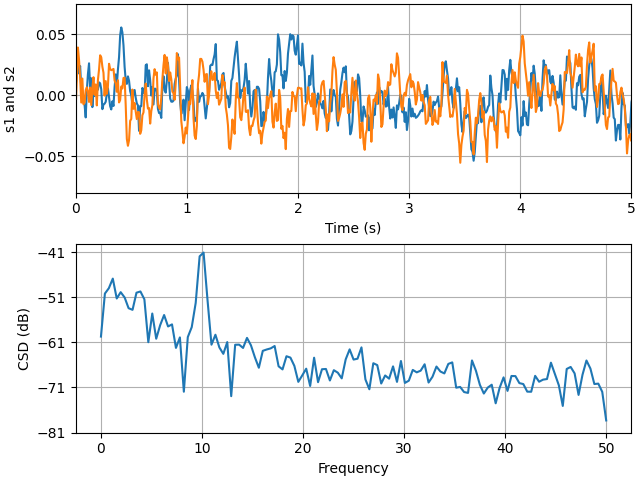

Source code (Python):
import matplotlib.pyplot as plt
import numpy as np

fig, (ax1, ax2) = plt.subplots(2, 1, layout='constrained')

dt = 0.01
t = np.arange(0, 30, dt)

# Fixing random state for reproducibility
np.random.seed(19680801)


nse1 = np.random.randn(len(t))                 # white noise 1
nse2 = np.random.randn(len(t))                 # white noise 2
r = np.exp(-t / 0.05)

cnse1 = np.convolve(nse1, r, mode='same') * dt   # colored noise 1
cnse2 = np.convolve(nse2, r, mode='same') * dt   # colored noise 2

# two signals with a coherent part and a random part
s1 = 0.01 * np.sin(2 * np.pi * 10 * t) + cnse1
s2 = 0.01 * np.sin(2 * np.pi * 10 * t) + cnse2

ax1.plot(t, s1, t, s2)
ax1.set_xlim(0, 5)
ax1.set_xlabel('Time (s)')
ax1.set_ylabel('s1 and s2')
ax1.grid(True)

cxy, f = ax2.csd(s1, s2, NFFT=256, Fs=1. / dt)
ax2.set_ylabel('CSD (dB)')

def get_rich_png_meta( w_in, h_in, plt ):
    text= []
    # find the first figure
    for fig_num in plt.get_fignums():
        fig = plt.figure(fig_num)
        if len(fig.axes)>0:
            break        
    #w_in, h_in = fig.get_size_inches()
    #dpi = fig.dpi
    canvasJson= '{ "size":[%d,%d], \n  "plots": [' % ( w_in, h_in )
    text.append(canvasJson)    
    plots= []
    for ax in fig.axes:
            bbox = ax.get_position()
            print(bbox)
            #w_in, h_in = fig.get_size_inches()
            #dpi = fig.dpi
            x0 = bbox.x0 * w_in 
            y0 = bbox.y0 * h_in 
            x1 = bbox.x1 * w_in 
            y1 = bbox.y1 * h_in 
            print( '%.2f %.2f ' % ( y0, y1 ), ax.get_ylabel())
            y0 = h_in - y0 # flip so that 0,0 is upper-left
            y1 = h_in - y1
            y1,y0=y0,y1
            print( '%.2f %.2f ' % ( y0, y1 ), ax.get_ylabel(), 'flip')            
            xlim= ax.get_xlim()
            xaxis= '{ "label": "%s", "min":%s, "max":%s, "units":"", "left":%.1f, "right":%.1f, "type":"lin" }' \
                % ( ax.get_xlabel(), xlim[0], xlim[1], x0, x1 )
            ylim= ax.get_ylim()
            yaxis= '{ "label": "%s", "min":%s, "max":%s, "units":"", "top":%.1f, "bottom":%.1f, "type":"lin" }' \
                % ( ax.get_ylabel(), ylim[0], ylim[1], y0, y1 )
            plotJson = '{ "title":"%s",\n "xaxis":%s,\n "yaxis":%s }' % ( ax.get_title(), xaxis, yaxis )
            
            plots.append(plotJson)
    text.append( ',\n'.join(plots) )
    text.append(' ], ')
    text.append( '"numberOfPlots":%d' % len(fig.axes)  )
    text.append('}')
    print('\n'.join(text))
    return '\n'.join(text)
    
def add_rich_png_meta( pngfile, richMeta ):
    from PIL import Image, PngImagePlugin
    import os
    # Open your existing PNG

    im = Image.open(pngfile)
    
    # Create metadata block
    meta = PngImagePlugin.PngInfo()
    meta.add_text("plotInfo", richMeta)

    # Save new PNG with tEXt chunks
    im.save(pngfile+'.1.png', pnginfo=meta)
    os.rename( pngfile+'.1.png',pngfile )

plt.savefig('example.png')
richMeta= get_rich_png_meta( 640, 480, plt )
add_rich_png_meta( 'example.png', richMeta )



